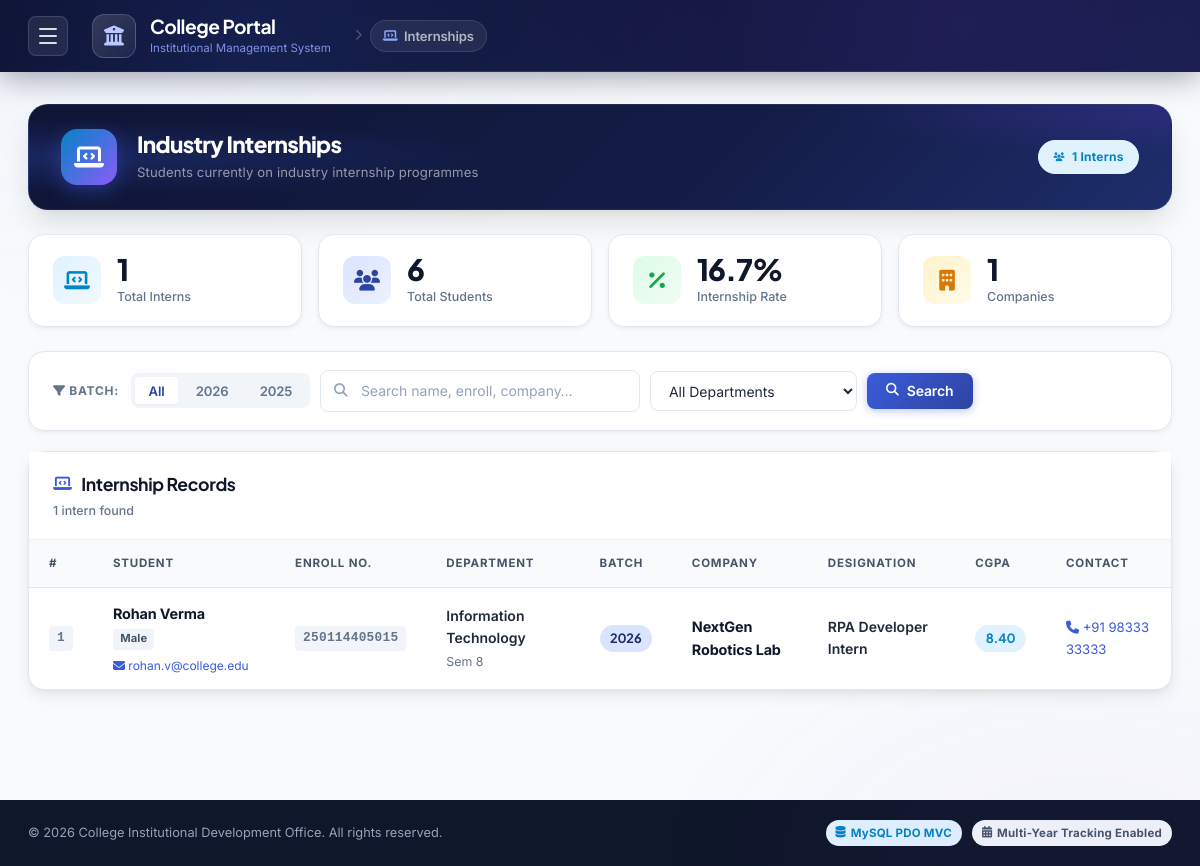
Screenshot of /index.php?module=internship with the database file from the repository.
### tables this page shows
CREATE TABLE IF NOT EXISTS `students` (
  `id` INT AUTO_INCREMENT PRIMARY KEY,
  `gr_no` VARCHAR(100) DEFAULT NULL,
  `enroll_no` VARCHAR(100) NOT NULL UNIQUE,
  `name` VARCHAR(150) NOT NULL,
  `email` VARCHAR(150) DEFAULT NULL,
  `phone` VARCHAR(50) DEFAULT NULL,
  `gender` ENUM('Male', 'Female') NOT NULL DEFAULT 'Male',
  `dob` DATE DEFAULT NULL,
  `department` VARCHAR(100) NOT NULL,
  `semester` INT DEFAULT 8,
  `cgpa` DECIMAL(3,2) DEFAULT 0.00,
  `passing_year` INT NOT NULL,
  `address` TEXT DEFAULT NULL,
  `skills` TEXT DEFAULT NULL,
  `password` VARCHAR(255) DEFAULT NULL COMMENT 'Bcrypt hash of enrollment number',
  `placement_status` ENUM('Placed', 'Internship', 'Higher Studies', 'Business', 'Unplaced') NOT NULL DEFAULT 'Unplaced',
  `company_name` VARCHAR(255) DEFAULT NULL,
  `designation` VARCHAR(150) DEFAULT NULL,
  `package_lpa` DECIMAL(5,2) DEFAULT NULL,
  `offer_letter_file` VARCHAR(255) DEFAULT NULL,
  `created_at` DATETIME DEFAULT CURRENT_TIMESTAMP,
  `updated_at` DATETIME DEFAULT CURRENT_TIMESTAMP ON UPDATE CURRENT_TIMESTAMP,
  INDEX (`gr_no`),
  INDEX (`passing_year`),
  INDEX (`department`),
  INDEX (`placement_status`)
);

### views/internship/index.php (the view, shortened to what the rows shown need)
<div class="container">
    <div class="dash-hero" style="margin-bottom: 1.5rem;">
        <div class="dash-hero-content">
            <div>
                <h2 class="dash-hero-title">Industry Internships</h2>
            </div>
        </div>
    </div>
    <div class="card table-card">
        <div class="card-header">
            <div class="card-title">
                <h2><i class="fa-solid fa-laptop-code"></i> Internship Records</h2>
            </div>
        </div>
        <div class="table-responsive">
            <table class="data-table internship-table" id="internshipTable">
                <thead>
                    <tr>
                        <th>#</th>
                        <th>Student</th>
                        <th>Enroll No.</th>
                        <th>Department</th>
                        <th>Batch</th>
                        <th>Company</th>
                        <th>Designation</th>
                        <th>CGPA</th>
                        <th>Contact</th>
                    </tr>
                </thead>
                <tbody>
                    <?php if (empty($students)): ?>
                        <tr>
                            <td colspan="9">
                                <div class="empty-state">
                                    <div class="empty-icon"><i class="fa-solid fa-laptop-code"></i></div>
                                    <h3>No Internship Records</h3>
                                    <p>No students with internship status match your current filters.</p>
                                    <a href="index.php?module=internship" class="btn btn-light" style="margin-top:0.5rem;">Clear Filters</a>
                                </div>
                            </td>
                        </tr>
                    <?php else: $sr = 1; foreach ($students as $s): ?>
                        <tr class="row-internship">
                            <td><span class="mou-id"><?= $sr++ ?></span></td>
                            <td>
                                <div class="company-info">
                                    <span class="company-name"><?= htmlspecialchars($s['name']) ?></span>
                                    <span class="contact-sub">
                                        <span class="gender-pill"><?= htmlspecialchars($s['gender']) ?></span>
                                        <?php if (!empty($s['email'])): ?>
                                            <a href="mailto:<?= htmlspecialchars($s['email']) ?>" style="color:var(--brand-500); font-size:0.75rem;">
                                                <i class="fa-solid fa-envelope"></i> <?= htmlspecialchars($s['email']) ?>
                                            </a>
                                        <?php endif; ?>
                                    </span>
                                </div>
                            </td>
                            <td><span class="mou-id"><?= htmlspecialchars($s['enroll_no']) ?></span></td>
                            <td>
                                <span class="contact-name"><?= htmlspecialchars($s['department']) ?></span>
                                <span class="contact-sub">Sem <?= (int)$s['semester'] ?></span>
                            </td>
                            <td><span class="year-pill"><?= (int)$s['passing_year'] ?></span></td>
                            <td>
                                <?php if (!empty($s['company_name'])): ?>
                                    <span class="company-name"><?= htmlspecialchars($s['company_name']) ?></span>
                                <?php else: ?>
                                    <span class="text-muted">—</span>
                                <?php endif; ?>
                            </td>
                            <td>
                                <?php if (!empty($s['designation'])): ?>
                                    <span class="contact-name"><?= htmlspecialchars($s['designation']) ?></span>
                                <?php else: ?>
                                    <span class="text-muted">—</span>
                                <?php endif; ?>
                            </td>
                            <td>
                                <span class="year-pill" style="background: var(--blue-100); color: var(--blue-600);">
                                    <?= number_format((float)$s['cgpa'], 2) ?>
                                </span>
                            </td>
                            <td>
                                <?php if (!empty($s['phone'])): ?>
                                    <a href="tel:<?= htmlspecialchars($s['phone']) ?>" style="color: var(--brand-500); font-size:0.82rem;">
                                        <i class="fa-solid fa-phone"></i> <?= htmlspecialchars($s['phone']) ?>
                                    </a>
                                <?php else: ?>
                                    <span class="text-muted">—</span>
                                <?php endif; ?>
                            </td>
                        </tr>
                    <?php endforeach; endif; ?>
                </tbody>
            </table>
        </div>
    </div>
</div>

### rows the page displays
students: name "Rohan Verma", gender "Male", email "rohan.v@college.edu", enroll_no "250114405015", department "Information Technology", semester "8", passing_year "2026", company_name "NextGen Robotics Lab", designation "RPA Developer Intern", cgpa "8.40", phone "+91 98333 33333"

### other values shown
$stats['internship_count'] "1"
$stats['total_students'] "6"
$internPct "16.7"
$yr "2026"
$yr "2025"
count($students) "1"
